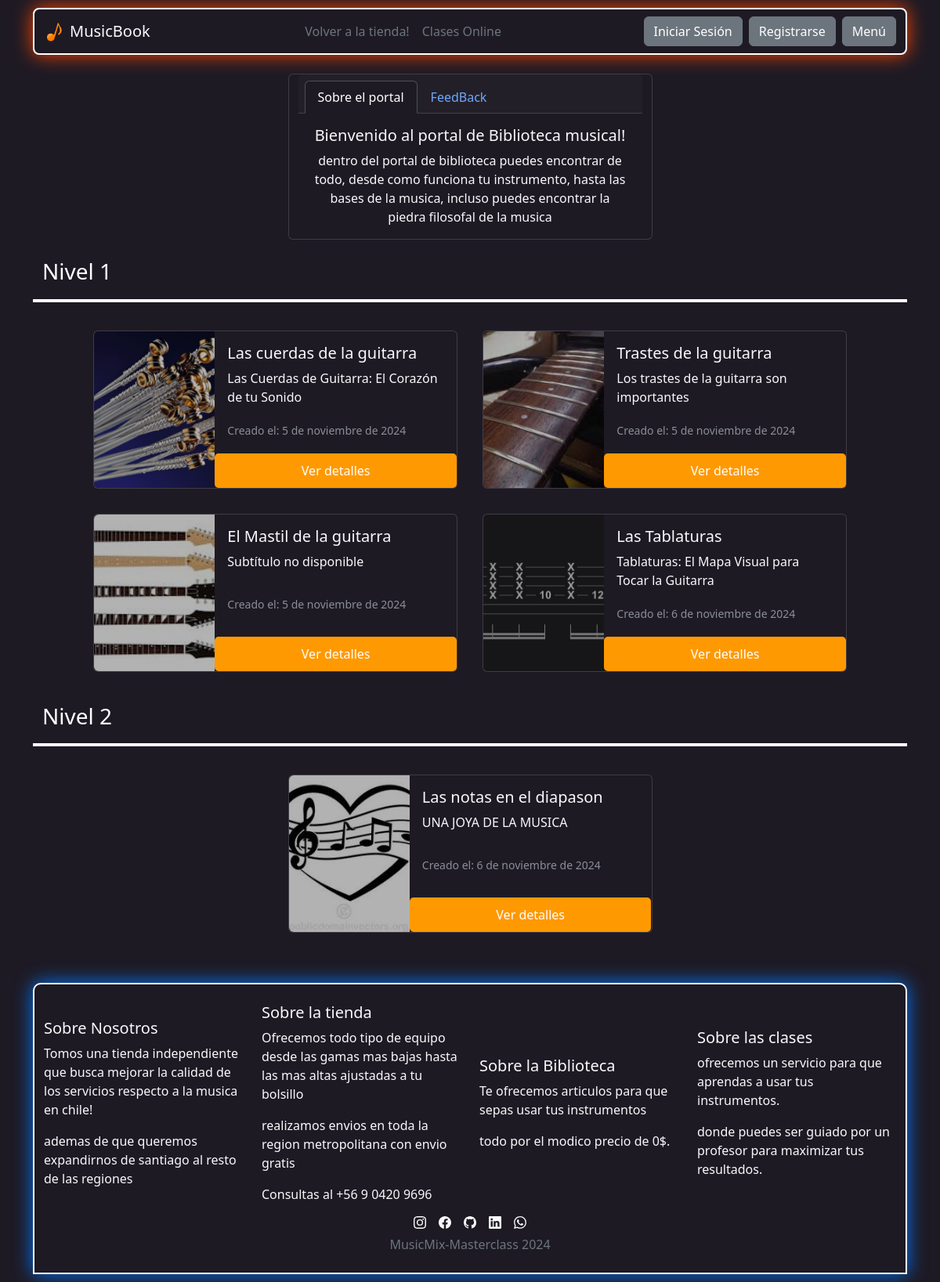
The page /MusicBook/inicio/ on the database its author committed.
### Library/models.py (models this page shows, shortened)
class MaterialBiblioteca(models.Model):
    id_material         = models.AutoField(primary_key=True)
    titulo_material     = models.TextField(max_length=100, default="Título desconocido")
    nivel_aprendizaje   = models.IntegerField(default=1)
    subtitulo_material  = models.TextField(max_length=300, default="Subtítulo no disponible")
    contenidomaterial   = QuillField(default="Contenido en construcción")
    fecha_creacion      = models.DateField(auto_now_add=True)
    imagen_referencia   = models.ImageField(upload_to="MaterialBiblioteca", null=True, default="default.jpg")
    instrumento         = models.ForeignKey(Instrumento, on_delete=models.PROTECT)
    usuario_creador     = models.ForeignKey(Usuario, on_delete=models.PROTECT)  # Asegúrate de que "Usuario" esté bien definido
    cantidad_likes      = models.IntegerField(default=0)
    cantidad_dislikes   = models.IntegerField(default=0)

### Library/views.py (the view)
# urls.py: path('inicio/',     inicioBook,  name='bookinicio'),
def inicioBook(request):
    material =  MaterialBiblioteca.objects.all().order_by('nivel_aprendizaje')
    instrumentos = Instrumento.objects.all()
    data = {'materiales' : material, "instrumentos" : instrumentos}
    return render(request,'iniciobiblioteca.html', data)

### Store/Cart/context_processor.py (called while the page is built)
def importe_total_carro(request):
    total = 0
    if 'carro' in request.session.keys():
        for key,value in request.session["carro"].items():
            total += int(value["precio"] * value["cantidad"])
    return {"importe_total_carro":total}

### Library/Templates/iniciobiblioteca.html (shortened to what this page needs)
{% extends "Base2.html" %}
{% load humanize %}
{% load static %}
{% block content %}
<body>
    <div class="container">
        <div class="row justify-content-center">
            <div class="card card-1 col-5 text-center">
                <div class="card-header">
                    <ul class="nav nav-tabs card-header-tabs">
                        <li class="nav-item">
                            <a class="nav-link active" href="#" data-tab="tab1">Sobre el portal</a>
                        </li>
                        <li class="nav-item">
                            <a class="nav-link" href="#" data-tab="tab2">FeedBack</a>
                        </li>
                    </ul>
                </div>
                <div class="card-body" id="card-body-content">
                    <h5 class="card-title">Bienvenido al portal de Biblioteca musical!</h5>
                    <p class="card-text">dentro del portal de biblioteca puedes encontrar de todo, desde como funciona
                        tu instrumento, hasta las bases de la musica, incluso puedes encontrar la piedra filosofal de la
                        musica</p>
                </div>
            </div>
        </div>
        <div class="row justify-content-center align-items-stretch">
            {% regroup materiales by nivel_aprendizaje as nivel_groups %}
            {% for nivel in nivel_groups %}
            <h3 class="mt-4 nivel">Nivel {{ nivel.grouper }}</h3>
            <div class="divider"></div>
            {% for j in nivel.list %}
            <div class="card my-3 mx-3 col-5 d-flex p-0" style="max-width: 540px;">
                <div class="row g-0">
                    <div class="col-md-4">
                        <img src="{{ j.imagen_referencia.url }}" class="img-fluid rounded-start" id="imagen_referencia">
                    </div>
                    <div class="col-md-8 d-flex flex-column">
                        <div class="card-body">
                            <h5 class="card-title">{{ j.titulo_material }}</h5>
                            <p class="card-text">{{ j.subtitulo_material|truncatechars:60 }}</p>
                            <p class="card-text">
                                <small class="text-body-secondary">Creado el: {{ j.fecha_creacion }}</small>
                            </p>
                        </div>
                        <a class="btn btn-success-custom" href="{% url 'bookdetalle' j.id_material %}">Ver
                            detalles</a>
                    </div>
                </div>
            </div>
            {% endfor %}
            {% endfor %}
        </div>
    </div>
</body>
{% endblock %}

### static/css/styles.css (style rules this page uses)
:root { --box-shadow-light: 0 0 10px black; --border-light: 1px solid gray; }
[data-bs-theme="dark"] { --box-shadow-dark-1: 0 0 10px #ff7301; --box-shadow-dark-2: 0 0 10px #ff9901; --box-shadow-dark-3: 0 0 10px #bd5806; --border-dark: 1px solid white; }

### Library/Templates/iniciobiblioteca.html (style rules this page uses)
#imagen_referencia { height: 200px; width: 540px; object-fit: cover; filter: brightness(70%); }
.card { height: 100%; }
.card-body { display: flex; flex-direction: column; justify-content: space-between; height: 100%; }
.card-text { flex-grow: 1; }
.divider { border: 2px solid white; margin: 10px 0 20px 0; }
.nivel { color: white; }

### rows shown on the page
MaterialBiblioteca: imagen_referencia (picture), titulo_material "Las cuerdas de la guitarra", subtitulo_material "Las Cuerdas de Guitarra: El Corazón de tu Sonido", fecha_creacion "5 de noviembre de 2024"
MaterialBiblioteca: imagen_referencia (picture), titulo_material "Trastes de la guitarra", subtitulo_material "Los trastes de la guitarra son importantes", fecha_creacion "5 de noviembre de 2024"
MaterialBiblioteca: imagen_referencia (picture), titulo_material "El Mastil de la guitarra", subtitulo_material "Subtítulo no disponible", fecha_creacion "5 de noviembre de 2024"
MaterialBiblioteca: imagen_referencia (picture), titulo_material "Las Tablaturas", subtitulo_material "Tablaturas: El Mapa Visual para Tocar la Guitarra", fecha_creacion "6 de noviembre de 2024"
MaterialBiblioteca: imagen_referencia (picture), titulo_material "Las notas en el diapason", subtitulo_material "UNA JOYA DE LA MUSICA", fecha_creacion "6 de noviembre de 2024"

### other values the page prints
{{ nivel.grouper }} "1" "2"
